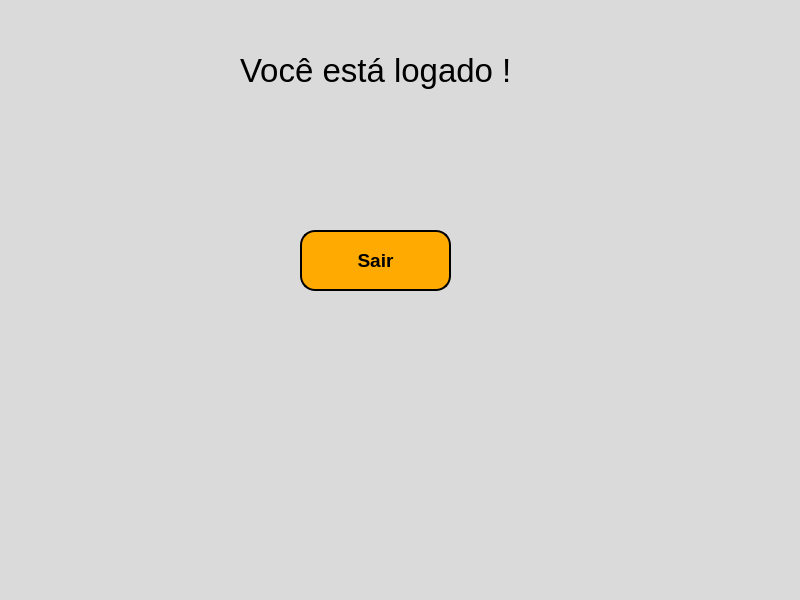
<?xml version="1.0" encoding="UTF-8"?>
<ui version="4.0">
 <class>MainWindow</class>
 <widget class="QMainWindow" name="MainWindow">
  <property name="geometry">
   <rect>
    <x>0</x>
    <y>0</y>
    <width>800</width>
    <height>600</height>
   </rect>
  </property>
  <property name="windowTitle">
   <string>MainWindow</string>
  </property>
  <property name="styleSheet">
   <string notr="true">background-color: rgb(218, 218, 218);</string>
  </property>
  <widget class="QWidget" name="centralwidget">
   <widget class="QLabel" name="label">
    <property name="geometry">
     <rect>
      <x>240</x>
      <y>40</y>
      <width>401</width>
      <height>61</height>
     </rect>
    </property>
    <property name="font">
     <font>
      <pointsize>25</pointsize>
     </font>
    </property>
    <property name="text">
     <string>Você está logado !</string>
    </property>
   </widget>
   <widget class="QPushButton" name="pushButton">
    <property name="geometry">
     <rect>
      <x>300</x>
      <y>230</y>
      <width>151</width>
      <height>61</height>
     </rect>
    </property>
    <property name="font">
     <font>
      <pointsize>14</pointsize>
      <weight>75</weight>
      <bold>true</bold>
     </font>
    </property>
    <property name="styleSheet">
     <string notr="true">background-color: rgb(255, 170, 0);
border-style: outset;
border-width: 2px;
border-radius: 15px;
border-color: black;</string>
    </property>
    <property name="text">
     <string>Sair</string>
    </property>
   </widget>
  </widget>
  <widget class="QMenuBar" name="menubar">
   <property name="geometry">
    <rect>
     <x>0</x>
     <y>0</y>
     <width>800</width>
     <height>20</height>
    </rect>
   </property>
  </widget>
  <widget class="QStatusBar" name="statusbar"/>
 </widget>
 <resources/>
 <connections/>
</ui>
